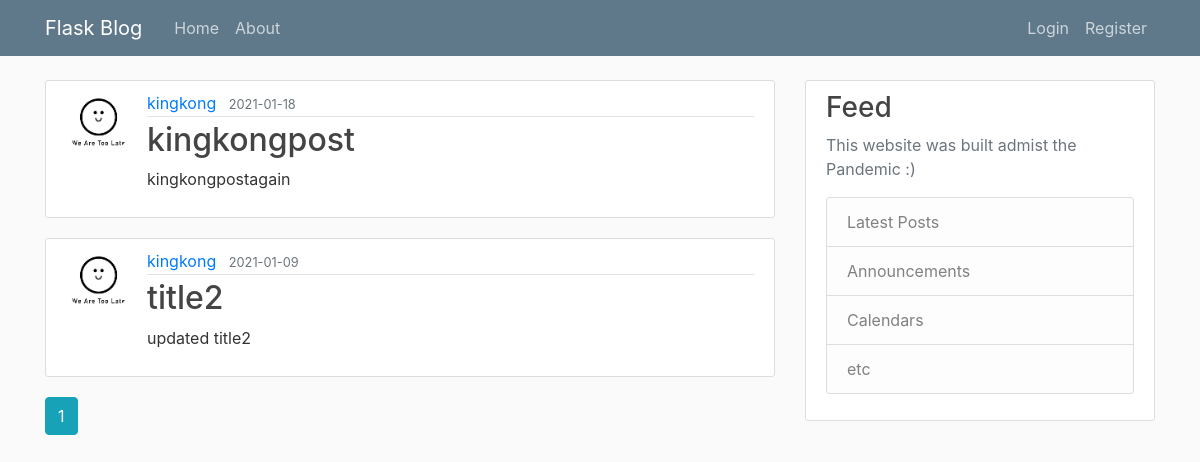
The page /home on the database its author committed.
### flaskapp/db_models.py (models this page shows, shortened)
class Post(db.Model):
    id = db.Column(db.Integer, primary_key = True)
    title = db.Column(db.String(100), nullable = False)
    date_posted = db.Column(db.DateTime(), nullable = False, default=datetime.utcnow)
    content = db.Column(db.Text, nullable = False)
    user_id = db.Column(db.Integer, db.ForeignKey('user.id')) #user here is the class User - User.id

class User(db.Model, UserMixin):
    id = db.Column(db.Integer, primary_key = True)
    username = db.Column(db.String(17), unique = True, nullable = False)
    email = db.Column(db.String(100), unique = True, nullable = False)
    image_file = db.Column(db.String(20), nullable = False, default = 'default.jpg')
    password = db.Column(db.String(60), nullable = False)
    posts = db.relationship('Post', backref='author', lazy = True) #Post here is the class Post

### flaskapp/main/routes.py (the view)
@main.route("/")
@main.route("/home")
def home():
    page = request.args.get('page',1,type=int)
    posts = Post.query.order_by(Post.date_posted.desc()).paginate(page = page, per_page=7)
    return render_template('home.html', posts=posts)

### flaskapp/templates/home.html
{% extends "layout.html" %}
{% block content %}
    {% for post in posts.items %}
        <article class="media content-section">
          <img class = "rounded-circle article-img" src="{{url_for('static',filename='profilepics/'+post.author.image_file)}}">
          <div class="media-body">
            <div class="article-metadata">
              <a class="mr-2" href="{{url_for('users.user_posts',username=post.author.username)}}">{{ post.author.username }}</a>
              <small class="text-muted">{{ post.date_posted.strftime('%Y-%m-%d') }}</small>
            </div>
            <h2><a class="article-title" href="{{url_for('posts.post', post_id = post.id)}}">{{ post.title }}</a></h2>
            <p class="article-content">{{ post.content }}</p>
          </div>
        </article>
    {% endfor %}
    {% for page_num in posts.iter_pages(left_edge=1, right_edge=1, left_current=1, right_current=2) %}
      {% if page_num %}
        {% if posts.page == page_num %}
          <a class ="btn btn-info mb-4" href = "{{ url_for('main.home', page=page_num) }}" > {{page_num}}</a>
        {% else %}
          <a class ="btn btn-outline-info mb-4" href = "{{ url_for('main.home', page=page_num) }}" > {{page_num}}</a>
        {% endif %}
      {% else %}
        ...
      {% endif %}
    {% endfor %}
{% endblock content %}

### flaskapp/static/main.css (style rules this page uses)
body { background: #fafafa; color: #333333; margin-top: 5rem; }
h1, h2, h3, h4, h5, h6 { color: #444444; }
.content-section { background: #ffffff; padding: 10px 20px; border: 1px solid #dddddd; border-radius: 3px; margin-bottom: 20px; }
.article-title { color: #444444; }
.article-content { white-space: pre-line; }
.article-img { height: 65px; width: 65px; margin-right: 16px; }
.article-metadata { padding-bottom: 1px; margin-bottom: 4px; border-bottom: 1px solid #e3e3e3 }

### rows shown on the page
Post: image_file (placeholder picture), author.username "kingkong", date_posted "2021-01-18", title "kingkongpost", content "kingkongpostagain"
Post: image_file (placeholder picture), author.username "kingkong", date_posted "2021-01-09", title "title2", content "updated title2"

### other values the page prints
{{ page_num }} "1"
